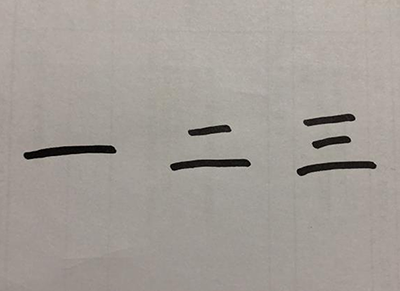
#> input picture examples/02_opencv/05_image_detection/03_line_detection/lines.png, 400 x 291 px
$ python lines_detection.py
#> lines starting #> are read from the running program, lines starting #| are printed output that depends on the picture; after the words box and inside, x2 and y2 are one past the last pixel; in counts of white or black regions, pixels touching at a corner belong together
# What it does: Detects straight lines in lines.png with the Hough transform and draws them
# Wiring:       No wiring needed (image processing only)
# Expected output: The line data is printed and the detected lines are drawn on the image
# Tested on:    WalnutPi 1B
# Tutorial:     https://wiki.walnutpi.com/en/docs/walnutpi_1/opencv/detection/line_detection

import cv2
import numpy as np

img0 = cv2.imread('lines.png') # Read the image
#> img0 is the input picture: shape (291, 400, 3); mean B, G, R 151.6, 157.2, 163.4
cv2.imshow('lines', img0) # Display the original image

# Convert the color image to a grayscale image (single channel)
img1 = cv2.cvtColor(img0, cv2.COLOR_BGR2GRAY)
#cv2.imshow('gray', img1) # Display the image

# Convert the grayscale image to a binary image
t,img2 = cv2.threshold(img1, 127, 255, cv2.THRESH_BINARY_INV)
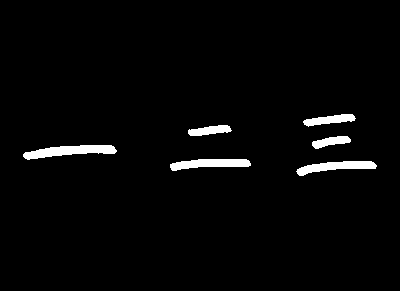
#> img2: shape (291, 400); 2.6% white; 6 white regions, box (x1, y1, x2, y2) and area: (23, 145, 117, 160) 786, (170, 159, 251, 171) 631, (296, 161, 377, 176) 622, (303, 114, 356, 127) 377, (188, 125, 232, 136) 316, (312, 136, 351, 149) 291
cv2.imshow('binary', img2) # Display the binary image

# Detect the lines
lines = cv2.HoughLinesP(img2, 1, np.pi/180, 15, 100, 20)
#> lines = 35 rows, first 6: [312, 164, 376, 165], [23, 154, 111, 145], [172, 163, 250, 163], [191, 160, 249, 161], [327, 162, 373, 162], [195, 135, 231, 130]

print(lines) # Print the line data
#> (printed output is left out)

# Draw the lines on the original image
for l in lines:
    x0, y0, x1, y1 = l[0]
    cv2.line(img0, (x0, y0), (x1, y1), (0,255,0), 3)
#> this loop made 35 passes
#> (x0, y0, x1, y1) on passes 1 to 12: (312, 164, 376, 165), (23, 154, 111, 145), (172, 163, 250, 163), (191, 160, 249, 161), (327, 162, 373, 162), (195, 135, 231, 130), (25, 158, 112, 146), (304, 124, 355, 118), (170, 164, 248, 166), (188, 132, 229, 127), (191, 129, 229, 126), (36, 150, 78, 146)
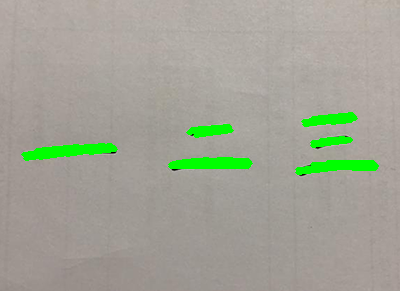
#> img0: shape (291, 400, 3); 3.41% of pixels changed, all inside (x1, y1, x2, y2) = (21, 112, 379, 175)

cv2.imshow('result', img0)

cv2.waitKey() # Wait for any key to be pressed
cv2.destroyAllWindows() # Close the windows
